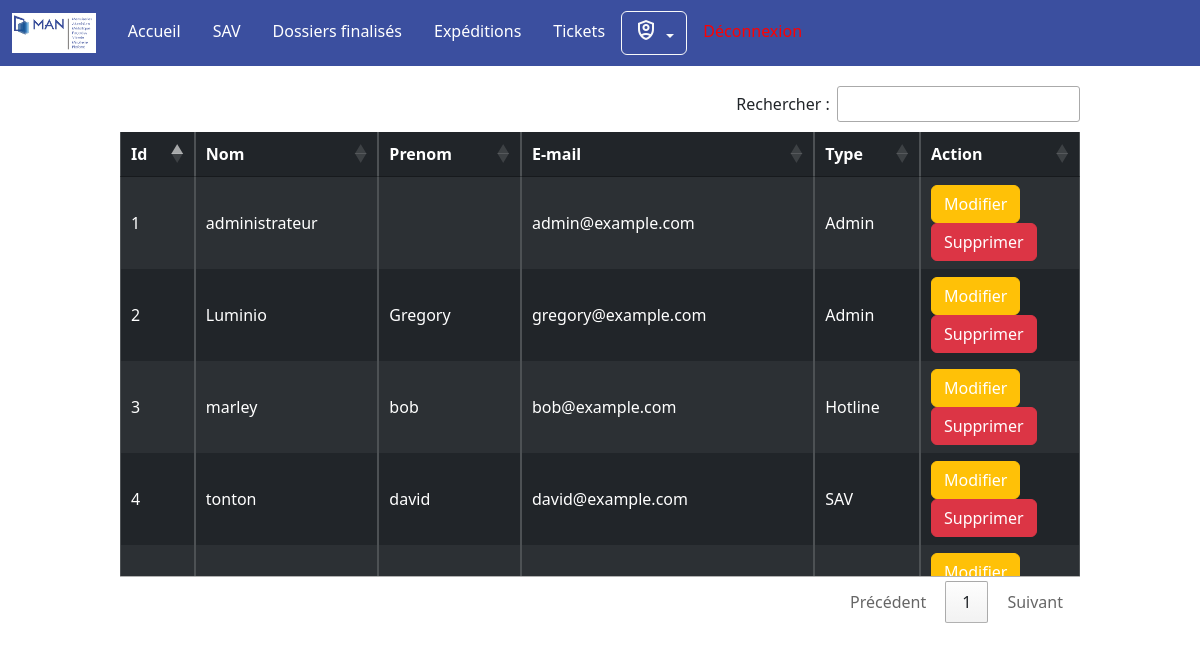
The page /index.php?action=afficherUtilisateur (signed in) on the database its author committed.
### tables this page shows
CREATE TABLE employes(
   ID_EMPLOYE INT AUTO_INCREMENT,
   NOM_UTILISATEUR VARCHAR(50) NOT NULL,
   PRENOM_UTILISATEUR VARCHAR(50) NOT NULL,
   MDP_UTILISATEUR VARCHAR(100) NOT NULL,
   TYPE_UTILISATEUR VARCHAR(50) NOT NULL,
   EMAIL varchar(255) DEFAULT NULL,
   PRIMARY KEY(ID_EMPLOYE)
);

### PHP/modele.php (called while the page is built, shortened)
<?php
    function getBdd() {
        $bdd = "mysql:host=$host;port=$port;dbname=$bdd;charset=utf8";
        $connexion = new PDO($bdd,$user ,$password, array(PDO::ATTR_ERRMODE => PDO::ERRMODE_EXCEPTION));
        return $connexion;
    }
    function afficheUtilisateur(){
        $bdd = getBdd();
        $utilisateur = $bdd->query('SELECT * from employes' );
        return $utilisateur->fetchAll(PDO::FETCH_ASSOC);
    }

### Views/view_afficheUtilisateur.php (the view, shortened to what this page needs)
        <table id='myTable' class="table table-dark table-striped table-bordered" >
            <thead>
                <tr>
                    <th>Id</th>
                    <th>Nom</th>
                    <th>Prenom</th>
                    <th>E-mail</th>
                    <th>Type</th>
                    <th>Action</th>
                </tr>
            </thead>
            <tbody>
<?php
    foreach ($liste as $ligne) {
?>
                <tr>
<?php
    $ligne_id = $ligne['ID_EMPLOYE'];
    $ligne_type = $ligne['TYPE_UTILISATEUR'];
    $ligne_nom = $ligne['NOM_UTILISATEUR'];
    $ligne_prenom = $ligne['PRENOM_UTILISATEUR'];
    $ligne_mail = $ligne['EMAIL'];
    $url ="modif&id=$ligne_id&Type=$ligne_type&Nom=$ligne_nom&Prenom=$ligne_prenom&Mail=$ligne_mail";
    $url2 ="supprime&id=$ligne_id&Type=$ligne_type&Nom=$ligne_nom&Prenom=$ligne_prenom&Mail=$ligne_mail";
?>
                    <td> <?php echo $ligne_id ?> </td>
                    <td> <?php echo $ligne_nom ?> </td>
                    <td> <?php echo $ligne_prenom ?> </td>
                    <td> <?php echo $ligne_mail ?> </td>
                    <td> <?php echo $ligne_type ?> </td>
                    <td class="col-2">
                        <button type="reset" class="btn btn-warning"><a href="index.php?action=<?php echo $url?>" style="text-decoration:none;color: #FFFFFF">Modifier</a></button>
                        <button type="reset" class="btn btn-danger"><a href="index.php?action=<?php echo $url2?>" style="text-decoration:none;color: #FFFFFF">Supprimer</a></button>
                    </td>
                </tr>
<?php
    }
?>
            </tbody>
        </table>
        <br>

### CSS/global.css (style rules this page uses)
* { margin: 0; padding: 0; }
body { font-family: 'calibri', sans-serif; }

### rows shown on the page
employes: ID_EMPLOYE "1", NOM_UTILISATEUR "administrateur", EMAIL "admin@example.com", TYPE_UTILISATEUR "Admin"
employes: ID_EMPLOYE "2", NOM_UTILISATEUR "Luminio", PRENOM_UTILISATEUR "Gregory", EMAIL "gregory@example.com", TYPE_UTILISATEUR "Admin"
employes: ID_EMPLOYE "3", NOM_UTILISATEUR "marley", PRENOM_UTILISATEUR "bob", EMAIL "bob@example.com", TYPE_UTILISATEUR "Hotline"
employes: ID_EMPLOYE "4", NOM_UTILISATEUR "tonton", PRENOM_UTILISATEUR "david", EMAIL "david@example.com", TYPE_UTILISATEUR "SAV"
